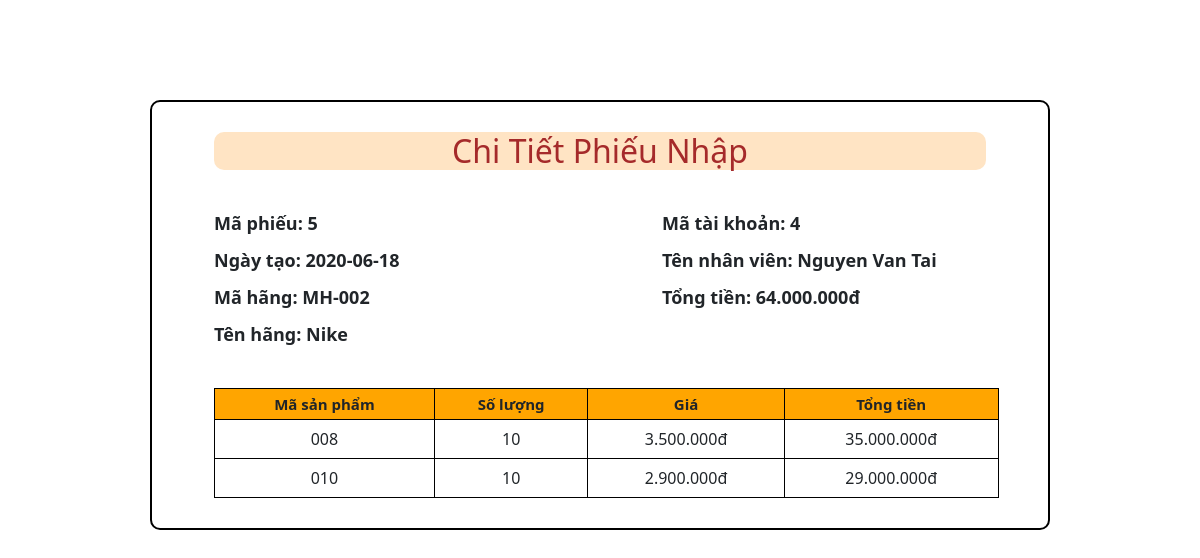
/admin/template/template_content/ChiTietPhieuNhap.php?CT=5&NgayTao=2020-06-18&TongDon=64000000&MaH=MH-002&MaTK=4, run on the app's committed database.
### tables this page shows
CREATE TABLE `hang` (
  `MaHang` varchar(50) NOT NULL,
  `Ten` varchar(50) NOT NULL,
  `NgayTao` date NOT NULL,
  `TrangThai` tinyint(1) NOT NULL
);

CREATE TABLE `nhanvien` (
  `MaNhanVien` varchar(50) NOT NULL,
  `Quyen` tinyint(1) NOT NULL,
  `DiaChi` varchar(50) NOT NULL,
  `TenNhanVien` varchar(50) NOT NULL,
  `SDT` varchar(50) NOT NULL,
  `MaTaiKhoan` int(50) NOT NULL,
  `TrangThai` int(2) NOT NULL DEFAULT 1
);

CREATE TABLE `chitietphieunhap` (
  `MaSP` varchar(50) NOT NULL,
  `MaPhieu` int(11) NOT NULL,
  `SoLuong` int(11) NOT NULL,
  `Gia` int(11) NOT NULL,
  `TongGia` int(11) NOT NULL
);

### db/DAOChiTietPhieuNhap.php (called while the page is built, shortened)
<?php
class DAOChiTietPhieuNhap
{
    private $host = 'localhost';
    private $username = 'root';
    private $password = '';
    private $databaseName = 'ql_cuahanggiay';
    private $conn;
    public function connect()
    {
        if(!$this->conn){
            $this->conn = mysqli_connect($this->host,$this->username,$this->password,$this->databaseName);
        }
    }
    public function getList($maphieu)
    {
        $sql = 'SELECT MaSP,SoLuong,Gia,TongGia FROM chitietphieunhap WHERE MaPhieu ='.$maphieu;
        $data = null;
        if($result = mysqli_query($this->conn,$sql)){
            while($row = mysqli_fetch_array($result)){
                $data[] = $row;
            }
            return $data;
        }
        else
            return false;
    }
    public function getTenHang($MaH){
        $sql = "SELECT Ten FROM hang WHERE MaHang = '".$MaH."'";
        $data = null;
        if($result = mysqli_query($this->conn,$sql)){
            while($row = mysqli_fetch_array($result)){
                $data = $row;
            }
            return $data;
        }
        else
            return false;
    }
    public function getTenNhanVien($MaNV){
        $sql = "SELECT TenNhanVien FROM NhanVien WHERE MaTaiKhoan = '".$MaNV."'";
        $data = null;
        if($result = mysqli_query($this->conn,$sql)){
            while($row = mysqli_fetch_array($result)){
                $data = $row;
            }
            return $data;
        }
        else
            return false;
    }
}
?>

### admin/template/template_content/ChiTietPhieuNhap.php (the view, shortened to what this page needs)
<link rel="stylesheet" href="../../css/bootstrap.min.css">
<link rel="stylesheet" href="../../css/ChiTietDonHang.css">
<?php
    include("../../../db/DAOChiTietPhieuNhap.php");
    $db = new DAOChiTietPhieuNhap();
    $db->connect();
    $Madon = $_GET['CT'];
    $NgayTao = $_GET['NgayTao'];
    $TT= $_GET['TongDon'];
    $MaH = $_GET['MaH'];
    $MaTK = $_GET['MaTK'];
    $TenH = $db->getTenHang($MaH);
    $TenNV = $db->getTenNhanVien($MaTK);
?>
<div id="ctdh" class="container">
    <h2>Chi Tiết Phiếu Nhập</h2>
    <div class="row">
        <div class="col col-6">
                <p>Mã phiếu:  <?php echo $Madon?></p>
                <p>Ngày tạo: <?php echo $NgayTao?></p>
                <p>Mã hãng: <?php echo $MaH?></p>
                <p>Tên hãng: <?php echo $TenH[0]?></p>
        </div>
        <div class="col col-6">
            <p>Mã tài khoản: <?php echo $MaTK?></p>
            <p>Tên nhân viên: <?php echo $TenNV[0]?></p>
            <p>Tổng tiền: <?php echo number_format($TT,0,',','.')."đ"?></p>
        </div>
    </div>
    <table id="ds_donhang">
        <tr>
            <th>Mã sản phẩm</th>
            <th>Số lượng</th>
            <th>Giá</th>
            <th>Tổng tiền</th>
        </tr>
        <?php
            $data = $db->getList($Madon);
            $i=0;
            while ($i < count($data)){
        ?>
                <tr>
                    <td><?php echo $data[$i][0]?></td>
                    <td><?php echo $data[$i][1]?></td>
                    <td><?php echo number_format($data[$i][2],0,',','.')."đ"?></td>
                    <td><?php echo number_format($data[$i][3],0,',','.')."đ"?></td>
                </tr>
        <?php
                $i++;
            }
        ?>
</div>

### admin/css/ChiTietDonHang.css (style rules this page uses)
* { margin: 0px; padding: 0px; }
#ctdh { background-color: white; margin: 100px auto; border: 2px solid black; border-radius: 10px; width: 900px; }
h2 { color: brown; margin: 30px 50px ; text-align: center; background-color: bisque; border-radius: 10px; }
p { font-size: 18px; margin: 10px 50px; font-weight: bold; }
#ds_donhang { width: 90%; border: 1px solid black; border-collapse: collapse; margin: 30px 50px; }
#ds_donhang th { text-align: center; border: 1px solid black; padding: 5px; font-size: 15px; background-color: orange; }
#ds_donhang td { text-align: center; border: 1px solid black; padding: 8px; }

### data on the page
hang: Ten "Nike"
nhanvien: TenNhanVien "Nguyen Van Tai"
chitietphieunhap: MaSP "008", SoLuong "10", Gia "3.500.000", TongGia "35.000.000"
chitietphieunhap: MaSP "010", SoLuong "10", Gia "2.900.000", TongGia "29.000.000"

### other printed values
$Madon "5"
$NgayTao "2020-06-18"
$MaH "MH-002"
$MaTK "4"
$TT "64.000.000"
